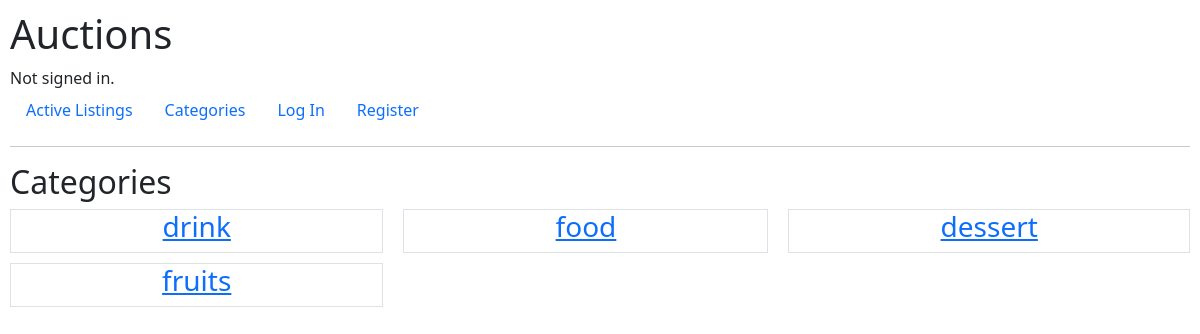
The page /categories on the database its author committed.
### auctions/models.py (models this page shows, shortened)
class CATALOG(models.Model):
    category = models.CharField(max_length = 64)

### auctions/views.py (the view)
# urls.py: path("categories", views.categories, name="categories"),
def categories(request):
    categories = CATALOG.objects.all()
    return render(request, "auctions/categories.html", {"categories": categories})

### auctions/templates/auctions/categories.html
{% extends "auctions/layout.html" %}
{% block body %}
<h2>Categories</h2>
<div class="listing_body ">
    {% for category in categories %}
    <div class="border category_listing">
    <a href="{% url 'category' category.category %}"><h3>{{category.category}}</h3></a>
    </div>
    {% endfor %}
</div>
{% endblock %}

### auctions/static/auctions/styles.css (style rules this page uses)
body { padding: 10px; }
.listing_body { display: grid; grid-template-columns: auto auto auto; grid-column-gap: 20px; grid-row-gap: 10px; }
.category_listing { display:flex; flex-direction:row; justify-content: center; }

### rows shown on the page
CATALOG: category "drink"
CATALOG: category "food"
CATALOG: category "dessert"
CATALOG: category "fruits"
